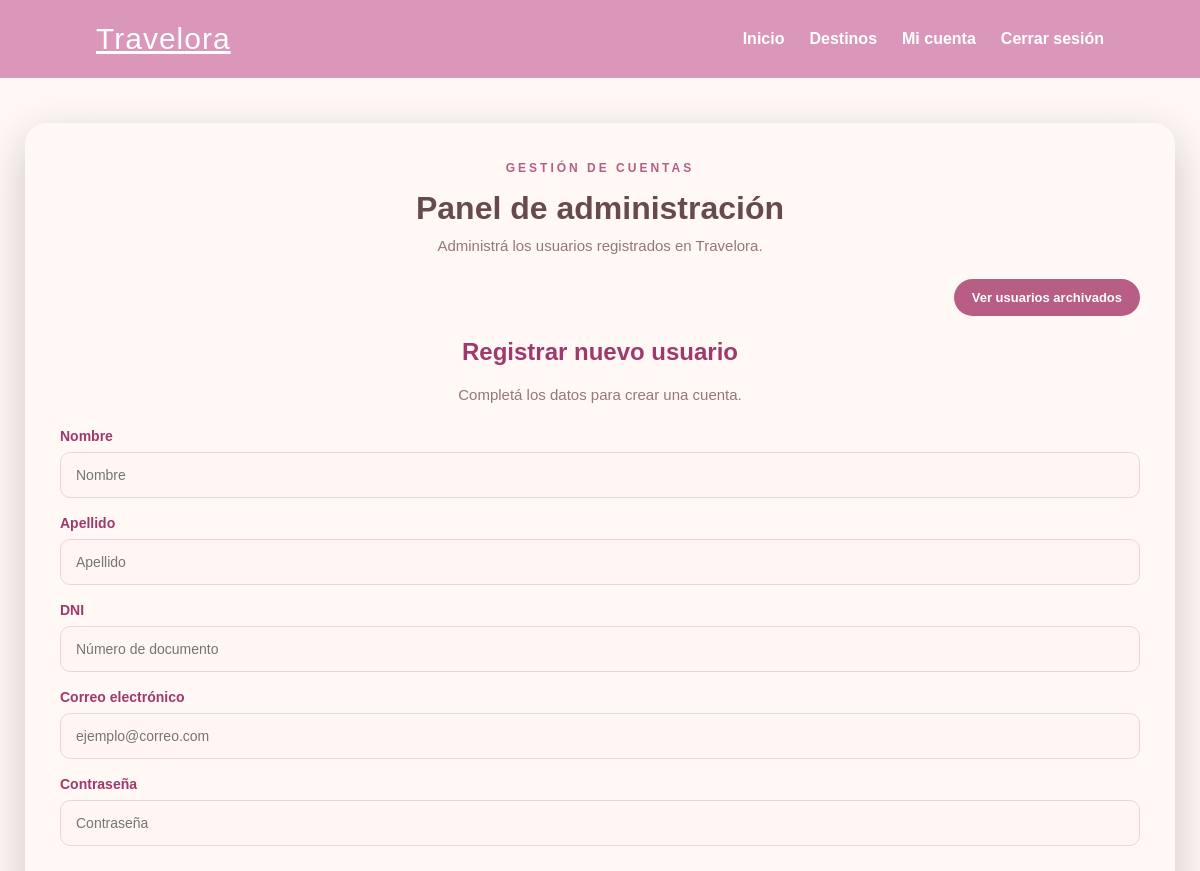
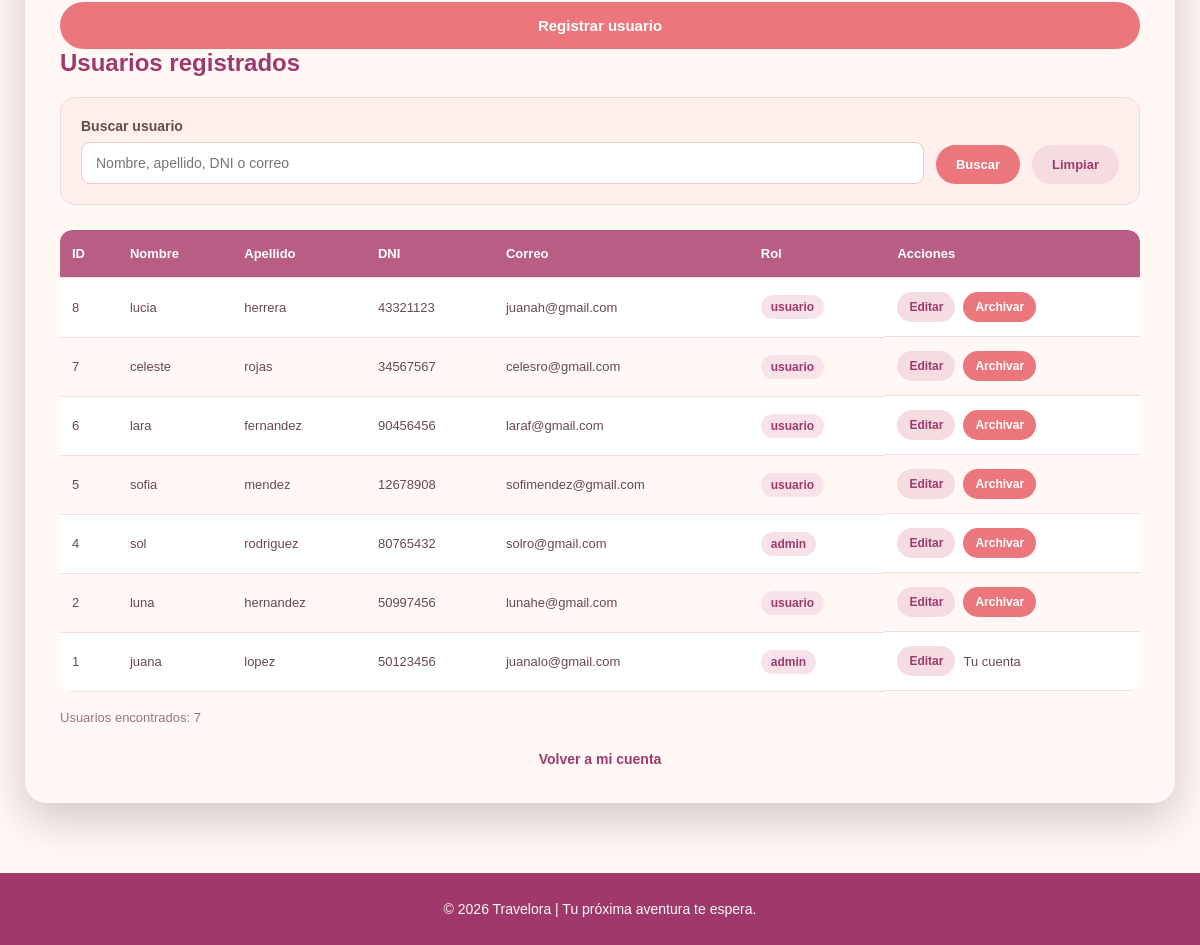
Screenshot of /Travelora/admin_usuarios.php (signed in) with the database file from the repository (2 pictures, top to bottom).
### tables this page shows
CREATE TABLE `usuarios` (
  `id` int(11) NOT NULL,
  `nombre` varchar(100) NOT NULL,
  `apellido` varchar(100) NOT NULL,
  `dni` varchar(20) NOT NULL,
  `correo` varchar(150) NOT NULL,
  `contraseña` varchar(255) NOT NULL,
  `rol` enum('usuario','admin') DEFAULT 'usuario',
  `fecha_archivado` datetime DEFAULT NULL,
  `fecha_creacion` timestamp NOT NULL DEFAULT current_timestamp()
);

### Travelora/admin_usuarios.php (the view, shortened to what this page needs)
<?php
require_once "conexion.php";
$busqueda = $_GET["buscar"] ?? "";
$consulta = $conexion->prepare(
    "SELECT id, nombre, apellido, dni, correo, rol
    FROM usuarios
    WHERE fecha_archivado IS NULL
    AND (
        nombre LIKE :buscar
        OR apellido LIKE :buscar
        OR dni LIKE :buscar
        OR correo LIKE :buscar
    )
    ORDER BY id DESC"
);
$consulta->bindValue(":buscar", "%" . $busqueda . "%");
$consulta->execute();
$usuarios = $consulta->fetchAll(PDO::FETCH_ASSOC);
?>
<!DOCTYPE html>
<html lang="es">
<head>
    <link rel="stylesheet" href="style.css?v=10">
</head>
<body class="admin-page">
    <header class="navbar">
        <a href="index.php" class="logo">
            Travel<span>ora</span>
        </a>
        <nav class="menu">
            <a href="index.php">Inicio</a>
            <a href="destinos.php">Destinos</a>
            <a href="panel.php">Mi cuenta</a>
            <a href="cerrar_sesion.php">Cerrar sesión</a>
        </nav>
    </header>
    <main class="admin-container">
        <section class="admin-card">
            <div class="admin-heading">
                <span class="admin-tag">GESTIÓN DE CUENTAS</span>
                <h1>Panel de administración</h1>
                <p>Administrá los usuarios registrados en Travelora.</p>
            </div>
            <div class="admin-top-actions">
                <a href="usuarios_archivados.php" class="admin-archive-link">
                    Ver usuarios archivados
                </a>
            </div>
            <div class="admin-heading">
                <h2>Registrar nuevo usuario</h2>
                <p>Completá los datos para crear una cuenta.</p>
            </div>
            <form method="POST" action="admin_usuarios.php" class="auth-form">
                <div class="auth-field">
                    <label for="nombre">Nombre</label>
                    <input
                        type="text"
                        id="nombre"
                        name="nombre"
                        placeholder="Nombre"
                        required
                    >
                </div>
                <div class="auth-field">
                    <label for="apellido">Apellido</label>
                    <input
                        type="text"
                        id="apellido"
                        name="apellido"
                        placeholder="Apellido"
                        required
                    >
                </div>
                <div class="auth-field">
                    <label for="dni">DNI</label>
                    <input
                        type="text"
                        id="dni"
                        name="dni"
                        placeholder="Número de documento"
                        required
                    >
                </div>
                <div class="auth-field">
                    <label for="correo">Correo electrónico</label>
                    <input
                        type="email"
                        id="correo"
                        name="correo"
                        placeholder="ejemplo@correo.com"
                        required
                    >
                </div>
                <div class="auth-field">
                    <label for="password">Contraseña</label>
                    <input
                        type="password"
                        id="password"
                        name="password"
                        placeholder="Contraseña"
                        required
                    >
                </div>
                <button
                    type="submit"
                    name="crear_usuario"
                    class="auth-button"
                >
                    Registrar usuario
                </button>
            </form>
            <h2>Usuarios registrados</h2>
            <form method="GET" action="admin_usuarios.php" class="admin-search">
                <div class="admin-search-field">
                    <label for="buscar">Buscar usuario</label>
                    <input
                        type="text"
                        id="buscar"
                        name="buscar"
                        placeholder="Nombre, apellido, DNI o correo"
                        value="<?php echo htmlspecialchars($busqueda); ?>"
                    >
                </div>
                <button type="submit" class="admin-search-button">
                    Buscar
                </button>
                <a href="admin_usuarios.php" class="admin-clear-button">
                    Limpiar
                </a>
            </form>
            <div class="admin-table-wrapper">
                <table class="admin-table">
                    <thead>
                        <tr>
                            <th>ID</th>
                            <th>Nombre</th>
                            <th>Apellido</th>
                            <th>DNI</th>
                            <th>Correo</th>
                            <th>Rol</th>
                            <th>Acciones</th>
                        </tr>
                    </thead>
                    <tbody>
                        <?php if (count($usuarios) > 0): ?>
                            <?php foreach ($usuarios as $usuario): ?>
                                <tr>
                                    <td><?php echo htmlspecialchars($usuario["id"]); ?></td>
                                    <td><?php echo htmlspecialchars($usuario["nombre"]); ?></td>
                                    <td><?php echo htmlspecialchars($usuario["apellido"]); ?></td>
                                    <td><?php echo htmlspecialchars($usuario["dni"]); ?></td>
                                    <td><?php echo htmlspecialchars($usuario["correo"]); ?></td>
                                    <td>
                                        <span class="admin-role">
                                            <?php echo htmlspecialchars($usuario["rol"]); ?>
                                        </span>
                                    </td>
                                    <td class="admin-actions">
                                        <a
                                            href="editar_usuario.php?id=<?php echo urlencode($usuario['id']); ?>"
                                            class="admin-edit-button"
                                        >
                                            Editar
                                        </a>
                                        <?php if ($usuario["id"] != $_SESSION["id"]): ?>
                                            <form
                                                method="POST"
                                                action="archivar_usuario.php"
                                                onsubmit="return confirm('¿Querés archivar este usuario?');"
                                            >
                                                <button type="submit" class="admin-delete-button">
                                                    Archivar
                                                </button>
                                            </form>
                                        <?php else: ?>
                                            <span>Tu cuenta</span>
                                        <?php endif; ?>
                                    </td>
                                </tr>
                            <?php endforeach; ?>
                        <?php endif; ?>
                    </tbody>
                </table>
            </div>
            <p class="admin-results">
                Usuarios encontrados: <?php echo count($usuarios); ?>
            </p>
            <div class="admin-bottom-actions">
                <a href="panel.php" class="admin-back-link">
                    Volver a mi cuenta
                </a>
            </div>
        </section>
    </main>
    <footer class="footer">
        <p>© 2026 Travelora | Tu próxima aventura te espera.</p>
    </footer>
</body>
</html>

### rows the page displays
usuarios: id "8", nombre "lucia", apellido "herrera", dni "43321123", correo "juanah@gmail.com", rol "usuario"
usuarios: id "7", nombre "celeste", apellido "rojas", dni "34567567", correo "celesro@gmail.com", rol "usuario"
usuarios: id "6", nombre "lara", apellido "fernandez", dni "90456456", correo "laraf@gmail.com", rol "usuario"
usuarios: id "5", nombre "sofia", apellido "mendez", dni "12678908", correo "sofimendez@gmail.com", rol "usuario"
usuarios: id "4", nombre "sol", apellido "rodriguez", dni "80765432", correo "solro@gmail.com", rol "admin"
usuarios: id "2", nombre "luna", apellido "hernandez", dni "50997456", correo "lunahe@gmail.com", rol "usuario"
usuarios: id "1", nombre "juana", apellido "lopez", dni "50123456", correo "juanalo@gmail.com", rol "admin", shows "Tu cuenta"

### other values shown
count($usuarios) "7"
